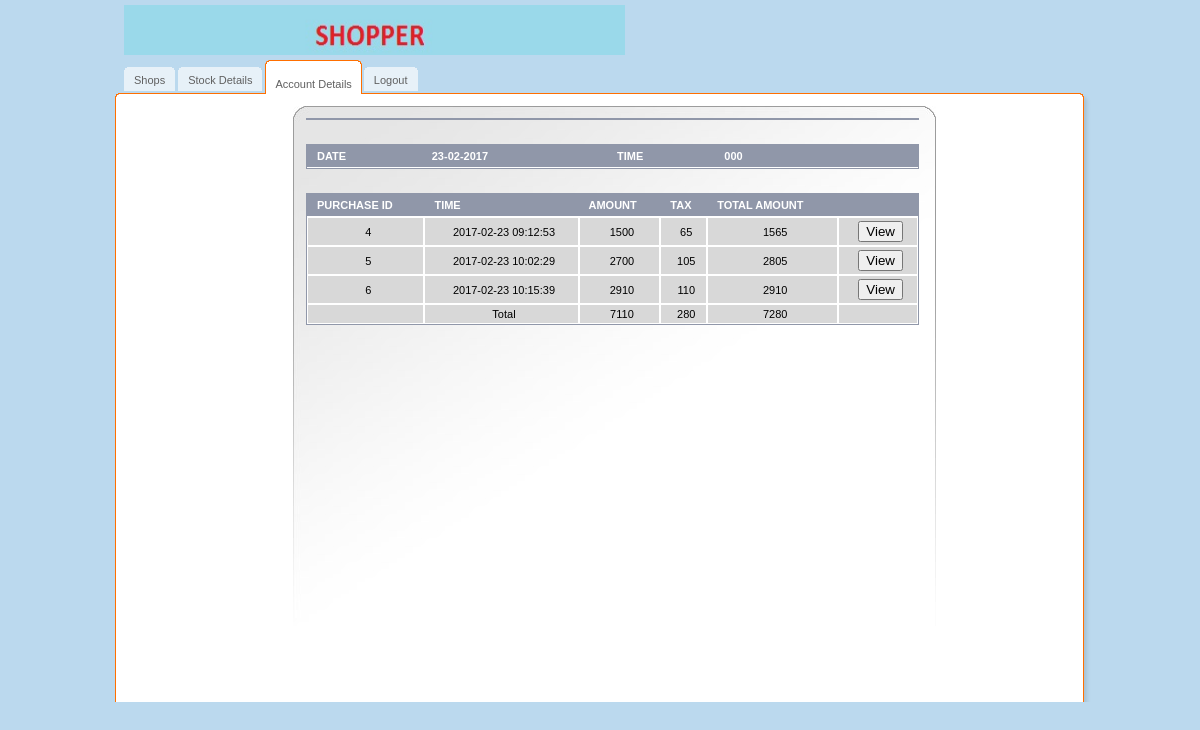
Page /src/account_details.php?day=23&month=02&year=2017&id=2 on the committed database.
### tables this page shows
CREATE TABLE IF NOT EXISTS `purchase` (
  `bill-no` int(11) NOT NULL,
  `shop-id` int(11) NOT NULL,
  `purchase-id` int(11) NOT NULL AUTO_INCREMENT,
  `time` timestamp NOT NULL DEFAULT CURRENT_TIMESTAMP,
  `amount` double NOT NULL,
  `tax` double NOT NULL,
  `total` double NOT NULL,
  `customer-name` varchar(50) NOT NULL,
  `customer-mob` varchar(50) NOT NULL,
  `day` int(11) NOT NULL,
  `month` varchar(50) NOT NULL,
  `year` int(11) NOT NULL,
  PRIMARY KEY (`purchase-id`)
);

### src/account_details.php (the view, shortened to what this page needs)
<!DOCTYPE html PUBLIC "-//W3C//DTD XHTML 1.0 Transitional//EN" "http://www.w3.org/TR/xhtml1/DTD/xhtml1-transitional.dtd">
<html>
    <head>
    </head>
    <body>
        <div id="main">
            <div id="header">
                <a href="shops.php" class="logo"><img src="../img/logos.jpeg" width="501" height="50" alt=""/></a>
                <ul id="top-navigation">
                    <li><span><span><a href="shops.php">Shops</a></span></span></li>
                    <li><span><span><a href="src/pub_view.php">Stock Details</a></span></span></li>
                    <li class="active"><span><span><a href="src/pub_per_view.php">Account Details</a></span></span></li>
                    <li><span><span><a href="../index.php">Logout</a></span></span></li>
                </ul>
            </div>
            <div id="middle">
                <div id="left-column">
                </div>
                <div id="center-column">
                    <table class="listing form" cellpadding="0" cellspacing="0">
                            <?php
                            require 'dbconfig.php';
                            try {
                                $conn = new PDO("mysql:host=$host;dbname=$dbname", $username, $password);
                            } catch (PDOException $pe) {
                                die("Can't connect to the database $dbname :" . $pe->getMessage());
                            }
                            ?>
                    </table>
                    <br></br>
                    <table class="listing form" cellpadding="0" cellspacing="0">
                        <tr>
                            <?php
                            echo '
                        <th class="full" >Date</th>
                            <th class="full" >' . $_GET['day'] . '-' . $_GET['month'] . '-' . $_GET['year'] . '</th>
                            <th class="full" >Time</th>
                            <th class="full" >000</th>
                            <th class="full" ></th>
                            <th class="full" ></th>
                            <th class="full" ></th>
';
                            ?>
                        </tr>
                    </table>
                    <br></br>
                    <table class="listing form" cellpadding="0" cellspacing="0">
                        <tr>
                            <th class="full" >Purchase ID</th>
                            <th class="full" >Time</th>
                            <th class="full" >Amount</th>
                            <th class="full" >Tax</th>
                            <th class="full" >Total Amount</th>
                            <th class="full" ></th>
                        </tr>
                        <?php
                        require 'dbconfig.php';
                        try {
                            $conn = new PDO("mysql:host=$host;dbname=$dbname", $username, $password);
                            $sql = "SELECT * FROM PURCHASE WHERE DAY=" . $_GET['day'] . " AND MONTH=" . $_GET['month'] . " AND YEAR=" . $_GET['year'] . " AND `SHOP-ID`=" . $_GET['id'] . "";
                            $result = $conn->prepare($sql);
                            if ($result->execute()) {
                                while ($row = $result->fetch(PDO::FETCH_ASSOC)) {
                                    echo '<tr>
                            <td>' . $row['purchase-id'] . '</td>
                            <td>' . $row['time'] . '</td>
                            <td>' . $row['amount'] . '</td>
                            <td>' . $row['tax'] . '</td>
                                <td>' . $row['total'] . '</td>
                            <td><a href="bill_details.php?bill=' . $row['bill-no'] . '"><input type="button" value="View" name="view" /></a></td>
                        </tr>';
                                }
                            } else {
                                die("Can't execute the query");
                            }
                        } catch (PDOException $pe) {
                            die("Can't connect to the database $dbname :" . $pe->getMessage());
                        }
                        try {
                            $sql = "SELECT SUM(`AMOUNT`) AS `AMOUNT`,SUM(`TAX`) AS `TAX`,SUM(`TOTAL`) AS `TOTAL` FROM PURCHASE WHERE DAY=" . $_GET['day'] . " AND MONTH=" . $_GET['month'] . " AND YEAR=" . $_GET['year'] . " AND `SHOP-ID`=" . $_GET['id'];
                            $result = $conn->prepare($sql);
                            if ($result->execute()) {
                                while ($row = $result->fetch(PDO::FETCH_ASSOC)) {
                                    echo '<tr>
<td></td>
<td>Total</td>
                            <td>' . $row['AMOUNT'] . '</td>
                            <td>' . $row['TAX'] . '</td>
                            <td>' . $row['TOTAL'] . '</td>
                            <td></td>
                        </tr>';
                                }
                            } else {
                                die("Can't execute the query");
                            }
                        } catch (PDOException $pe) {
                            die("Can't connect to the database $dbname :" . $pe->getMessage());
                        }
                        ?>
                    </table>
                </div>
            </div>
        </div>
    </body>
</html>

### css/all.css (style rules this page uses)
body { margin:0;padding:0;background:#BBD9EE;color:#000;font-family:tahoma,arial,sans-serif;font-size:11px; }
img { border:none; }
a { color:#060606;text-decoration:none }
input { vertical-align:middle }
#main { width:992px;margin:0 auto; }
#header { position:relative;width:992px;height:106px;background:url(../img/bg-header.gif) no-repeat left bottom; }
a.logo { position:absolute;top:5px;left:20px; }
#top-navigation { position:absolute;top:60px;left:20px;margin:0;padding:0;list-style:none; }
#top-navigation li { float:left;margin:0 3px 0 0;height:34px;background:url(../img/tab.gif) repeat-x top; }
#top-navigation li a { float:left;display:block;height:20px;line-height:19px;color:#606060;padding:4px 0 0 0; }
#top-navigation li span { float:left;background:url(../img/tab-left.gif) no-repeat left top; }
#top-navigation li span span { background:url(../img/tab-right.gif) no-repeat right top;padding:7px 10px 0 10px; }
#top-navigation li.active { padding:0;height:34px;background:url(../img/tab-active.gif) repeat-x top;margin-right:2px; }
#top-navigation li.active span { background:url(../img/tab-active-left.gif) no-repeat left top;height:34px; }
#top-navigation li.active span span { background:url(../img/tab-active-right.gif) no-repeat right top;height:23px;padding:11px 10px 0 10px;line-height:19px;color:#606060; }
#middle { float:left;width:967px;background:url(../img/bg-middle.gif) repeat-y left;padding:0 13px 0 12px; }
#left-column { float:left;padding:1px 14px 0 12px;width:151px; }
#center-column { float:left;width:614px;background:url(../img/bg-center-column.jpg) no-repeat left top;min-height:584px;padding:12px 16px 0 13px; }
table.listing { border-bottom:1px solid #9097A9;width:613px;padding:0;margin:0;border:1px solid #9097A9; }
table.listing th { border-top:0!important; }
table.listing th.full { border-left:0;border-right:0!important;text-align:left;text-transform:uppercase; }
table.listing td,table.listing th { border:1px solid #fff;text-align:center; }
table.listing th { background:#9097A9;color:#fff;padding:5px; }
table.listing td { background:#D8D8D8;color:#000;padding:3px 5px; }
table.form th,table.form td { padding-left:10px; }

### rows in the picture
purchase: value "4", time "2017-02-23 09:12:53", amount "1500", tax "65", total "1565"
purchase: value "5", time "2017-02-23 10:02:29", amount "2700", tax "105", total "2805"
purchase: value "6", time "2017-02-23 10:15:39", amount "2910", tax "110", total "2910"

### other values in the picture
$_GET['day'] "23"
$_GET['month'] "02"
$_GET['year'] "2017"
$row['AMOUNT'] "7110"
$row['TAX'] "280"
$row['TOTAL'] "7280"
